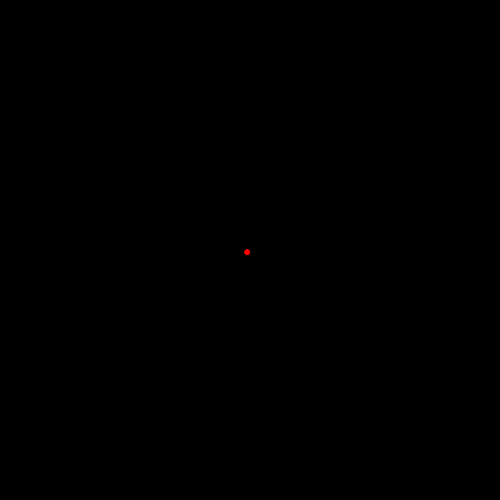
Frame 1 (no input)
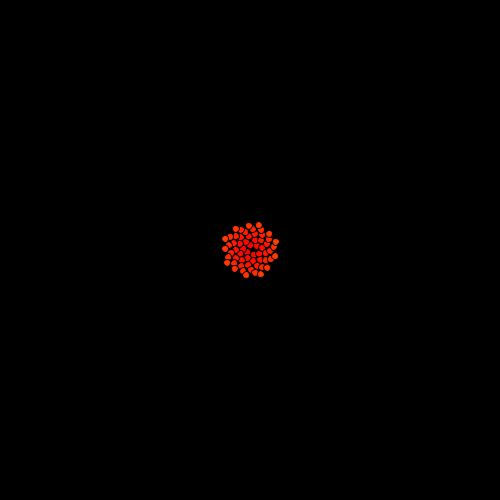
Frame 60 (the mouse pressed at the canvas centre just before this capture)
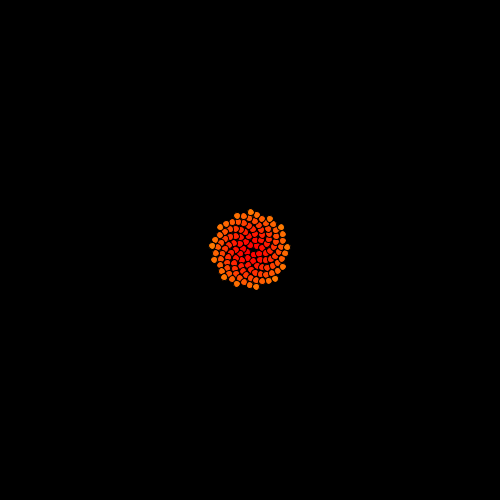
Frame 120 (the mouse held since frame 60 and released just before this capture)

The Processing sketch that drew these frames (run headless with seeded random() and noise(); from frame 60 on, the mouse is pressed at the canvas centre):

// Processing sketch: C30_Phyllotaxis
// ── C30_Phyllotaxis.pde
float c;
float angle;

void setup() {
  size(500, 500);
  c = 7;
  angle = radians(137.7);    //.3 .5 .7
  
  colorMode(HSB, 1500, 100, 100);
  background(0);
  //stroke(255);
  //fill(0, 127, 0);
  frameRate(120);
}



void draw() {
  translate(width/2, height/2);

  float r = 0.5 * c * sqrt(frameCount);
  float theta = frameCount * angle;
  PVector p = new PVector(r * cos(theta), r * sin(theta));
  
  fill(frameCount % 2500, 100, 100);
  ellipse(p.x, p.y, c, c);
}
